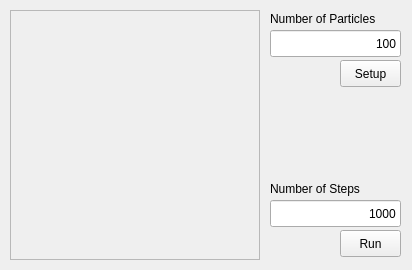
<?xml version="1.0" encoding="UTF-8"?>
<ui version="4.0">
 <class>main</class>
 <widget class="QWidget" name="main">
  <property name="geometry">
   <rect>
    <x>0</x>
    <y>0</y>
    <width>412</width>
    <height>270</height>
   </rect>
  </property>
  <property name="windowTitle">
   <string>Simulator</string>
  </property>
  <widget class="QLineEdit" name="txtNPart">
   <property name="geometry">
    <rect>
     <x>270</x>
     <y>30</y>
     <width>131</width>
     <height>27</height>
    </rect>
   </property>
   <property name="inputMask">
    <string notr="true"/>
   </property>
   <property name="text">
    <string notr="true">100</string>
   </property>
   <property name="alignment">
    <set>Qt::AlignRight|Qt::AlignTrailing|Qt::AlignVCenter</set>
   </property>
  </widget>
  <widget class="QLabel" name="label">
   <property name="geometry">
    <rect>
     <x>270</x>
     <y>10</y>
     <width>141</width>
     <height>17</height>
    </rect>
   </property>
   <property name="text">
    <string notr="true">Number of Particles</string>
   </property>
  </widget>
  <widget class="QFrame" name="frame">
   <property name="geometry">
    <rect>
     <x>10</x>
     <y>10</y>
     <width>250</width>
     <height>250</height>
    </rect>
   </property>
   <property name="frameShape">
    <enum>QFrame::StyledPanel</enum>
   </property>
   <property name="frameShadow">
    <enum>QFrame::Raised</enum>
   </property>
  </widget>
  <widget class="QPushButton" name="btnSetup">
   <property name="geometry">
    <rect>
     <x>340</x>
     <y>60</y>
     <width>61</width>
     <height>27</height>
    </rect>
   </property>
   <property name="text">
    <string notr="true">Setup</string>
   </property>
  </widget>
  <widget class="QPushButton" name="btnRun">
   <property name="geometry">
    <rect>
     <x>340</x>
     <y>230</y>
     <width>61</width>
     <height>27</height>
    </rect>
   </property>
   <property name="text">
    <string notr="true">Run</string>
   </property>
  </widget>
  <widget class="QLineEdit" name="txtNSteps">
   <property name="geometry">
    <rect>
     <x>270</x>
     <y>200</y>
     <width>131</width>
     <height>27</height>
    </rect>
   </property>
   <property name="inputMask">
    <string notr="true"/>
   </property>
   <property name="text">
    <string notr="true">1000</string>
   </property>
   <property name="alignment">
    <set>Qt::AlignRight|Qt::AlignTrailing|Qt::AlignVCenter</set>
   </property>
  </widget>
  <widget class="QLabel" name="label_2">
   <property name="geometry">
    <rect>
     <x>270</x>
     <y>180</y>
     <width>131</width>
     <height>17</height>
    </rect>
   </property>
   <property name="text">
    <string notr="true">Number of Steps</string>
   </property>
  </widget>
 </widget>
 <resources/>
 <connections/>
</ui>
